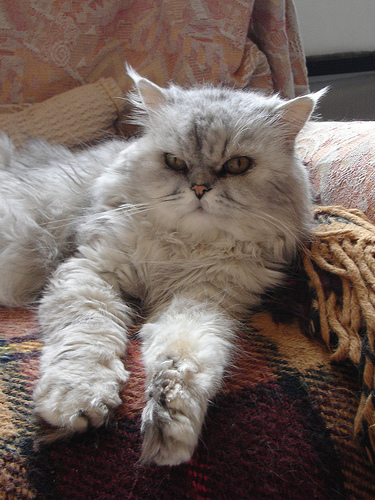
#> input picture DIP LAB FINAL/cat1.jpg, 375 x 500 px
$ jupyter execute '7.log transform.ipynb'
#> lines starting #> are read from the running program, lines starting #| are printed output that depends on the picture
[cell 1]
import numpy as np
import matplotlib.pyplot as plt
import cv2 as cv
#image loading
plt.figure(figsize=(20,20))
plt.subplot(2,1,1)
plt.title('input')
image = cv.imread("cat1.jpg",0)
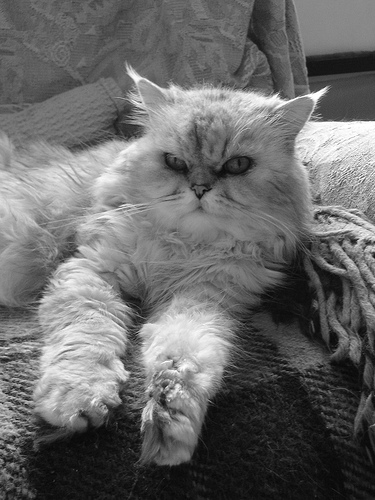
#> image: shape (500, 375); min 2, max 255, mean 105.3
plt.imshow(image,cmap='gray')

def formula(x):
    c = 255/np.log(1+255)
    return c*np.log(1+x)
for i in range(image.shape[0]):
    for j in range(image.shape[1]):
        image[i][j] = formula(image[i][j])
#> this loop made 500 passes
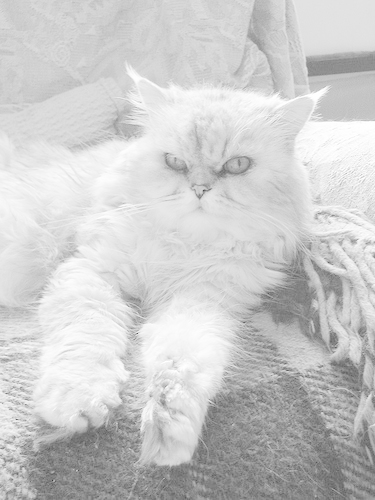
#> image: shape (500, 375); min 50, max 255, mean 203.8
plt.subplot(2,1,2)
plt.title('output')
plt.imshow(image,cmap="gray")
plt.axis(False)
plt.show()
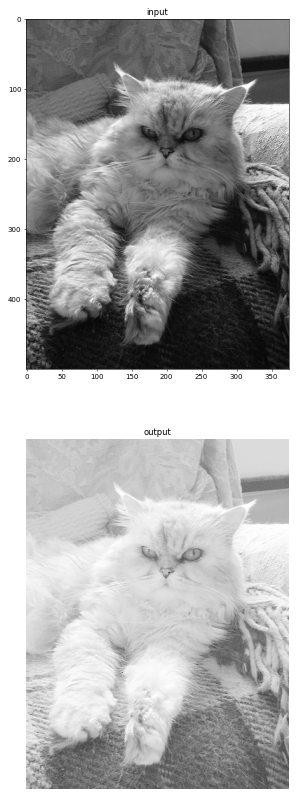
#> figure drawn by matplotlib, 2 panels

$ run again, with DIP LAB FINAL/d10.png saved as DIP LAB FINAL/cat1.jpg
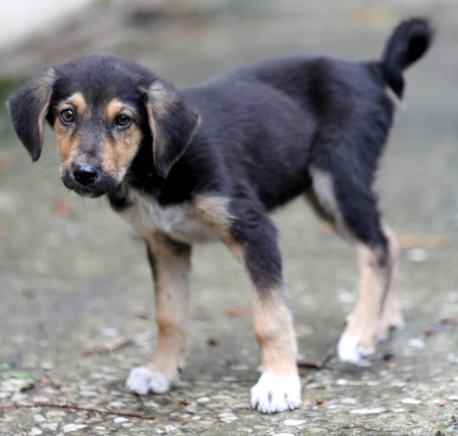
#> input picture DIP LAB FINAL/d10.png, 458 x 436 px
#> the loop `for i in range(image.shape[0]):` made 436 passes
#> after the loop `for i in range(image.shape[0]):`:
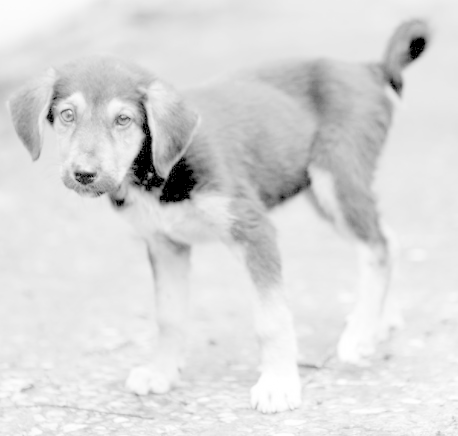
#> image: shape (436, 458); min 0, max 255, mean 218.3
#> `plt.show()`:
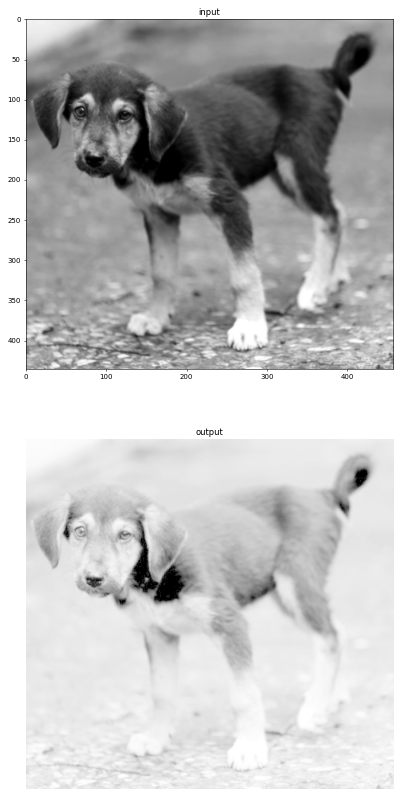
#> figure drawn by matplotlib, 2 panels

$ run again, with DIP LAB FINAL/image.png saved as DIP LAB FINAL/cat1.jpg
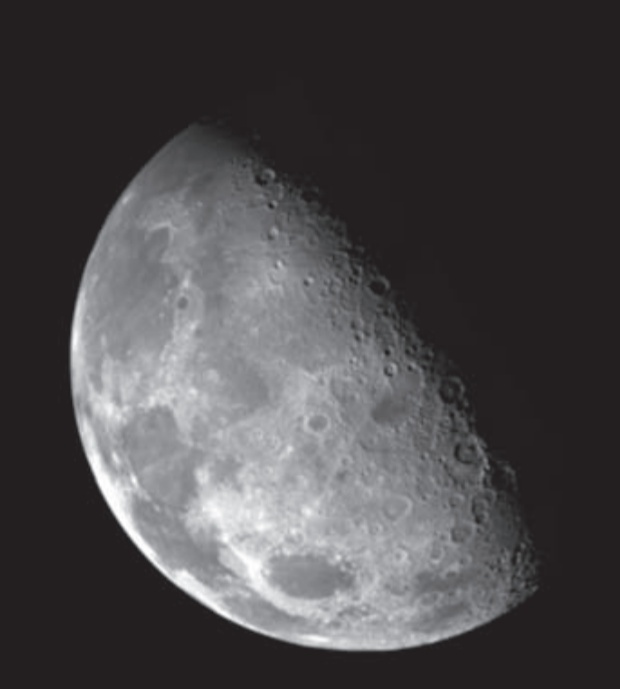
#> input picture DIP LAB FINAL/image.png, 620 x 689 px
#> the loop `for i in range(image.shape[0]):` made 689 passes
#> after the loop `for i in range(image.shape[0]):`:
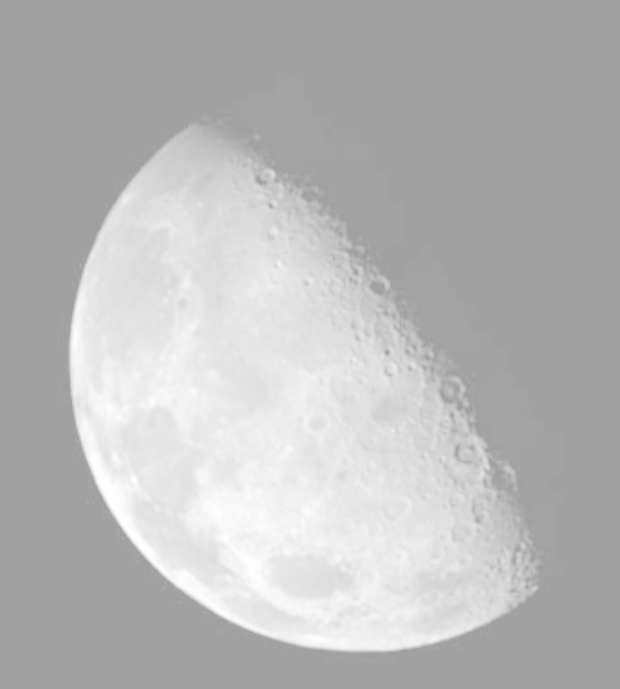
#> image: shape (689, 620); min 156, max 255, mean 184.9
#> `plt.show()`:
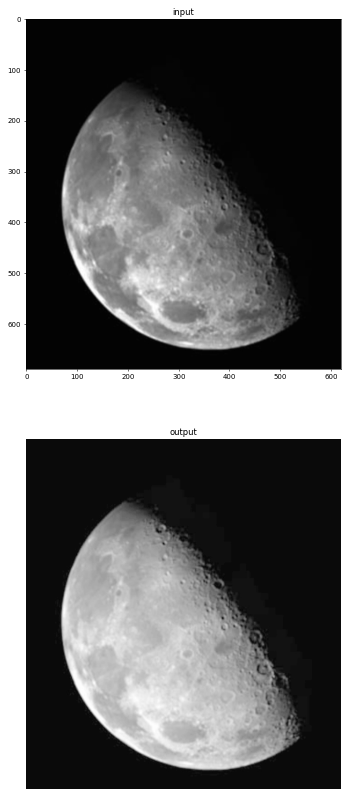
#> figure drawn by matplotlib, 2 panels
